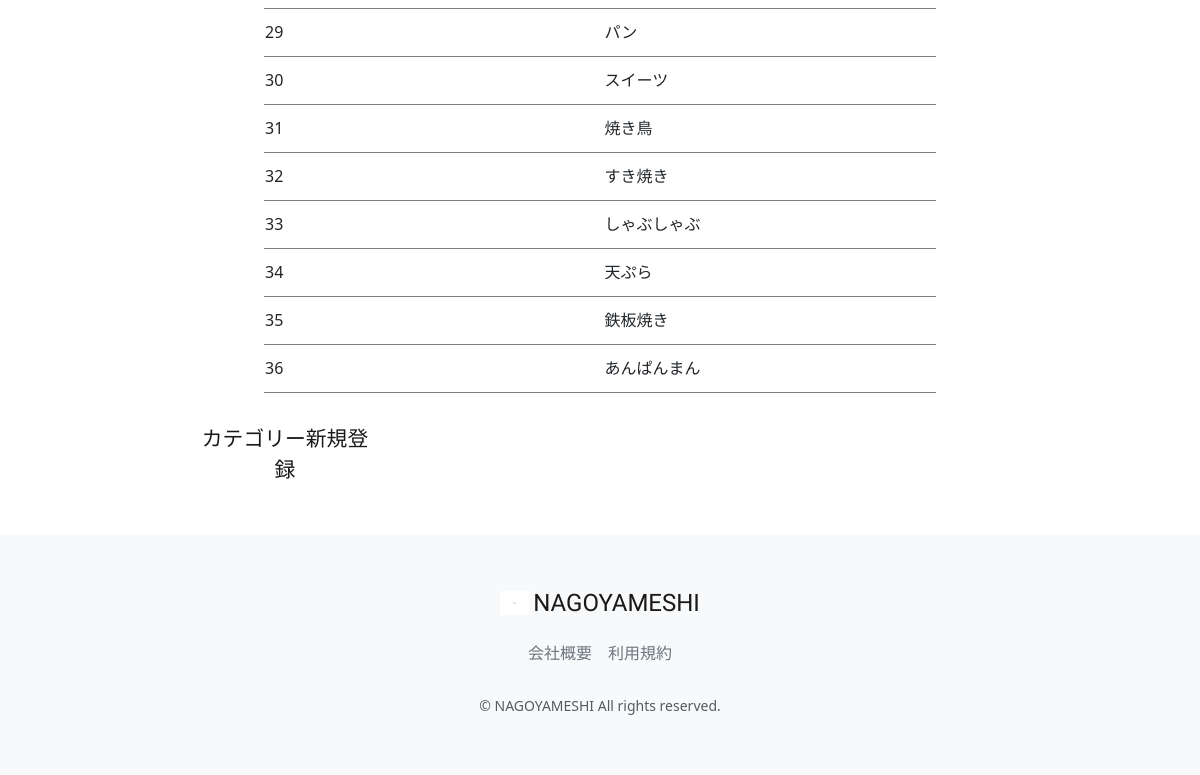
Page /accounts/management/category-list (signed in, lower part) on the earlier database version.
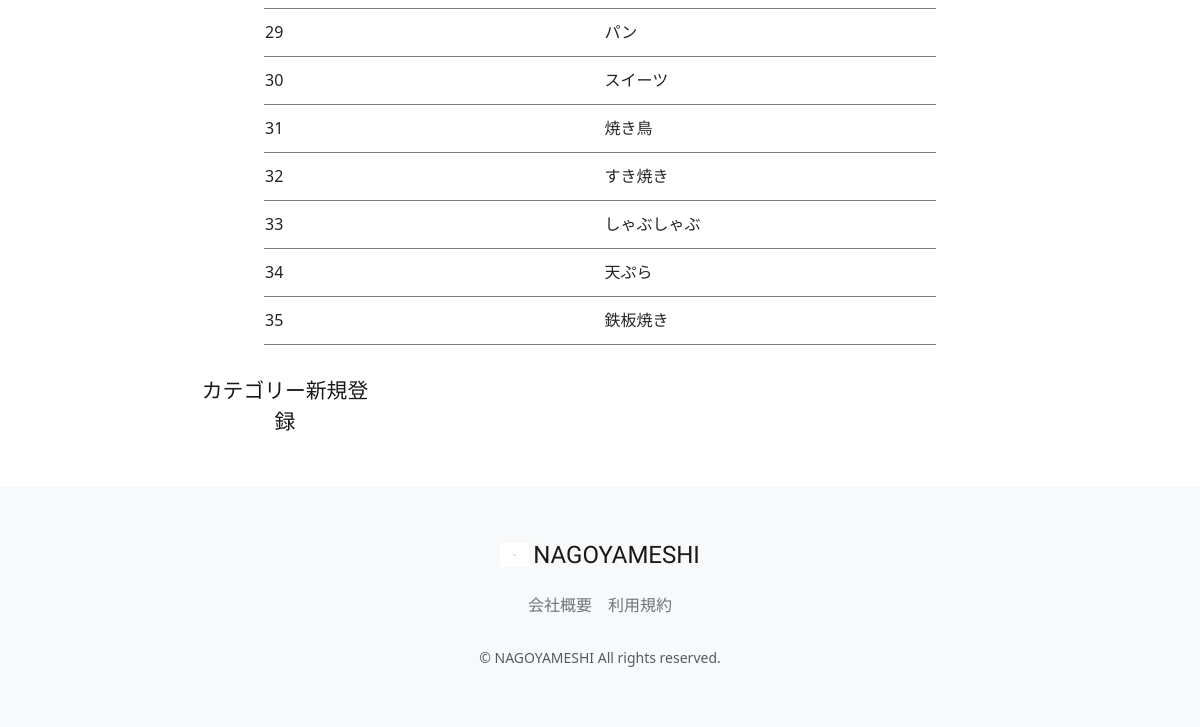
Same page on the later database version.
### restaurant/models.py (models this page shows, shortened)
class Category(models.Model):
    name = models.CharField(verbose_name='カテゴリー名', max_length=64)
    photo = models.ImageField(verbose_name='写真', blank=True, null=True)
    class Meta:
        verbose_name_plural = 'Category'

### accounts/views.py (the view)
# urls.py: path("management/category-list",views.ManagementCategoryListView.as_view(), name="category_list"),
class ManagementCategoryListView(onlyManagementUserMixin, generic.ListView):
    template_name = "management/category_list.html"
    model = Category
    def get_context_data(self, **kwargs):
        context = super().get_context_data(**kwargs)
        context["selected"] = "category"
        return context

### accounts/mixins.py (called while the page is built)
    def test_func(self):
        user = self.request.user
        return user.is_staff

### accounts/templates/management/category_list.html (shortened to what this page needs)
{% extends "management/manage_base.html" %}
{% load static %}
{% block sub_content %}
  <table class="manage_list">
    <tbody>
      {% for category in object_list %}
        <tr onclick="location.href='{% url 'category_update' pk=category.pk %}'">
          <td>{{ category.pk }}</td>
          <td>{{ category.name }}</td>
        </tr>
      {% endfor %}
    </tbody>
  </table>
<a class="new" href="{% url 'category_create' %}">カテゴリー新規登録</a>
{% endblock %}

Differences in the rows shown:
removed Category: pk "36", name "あんぱんまん"
